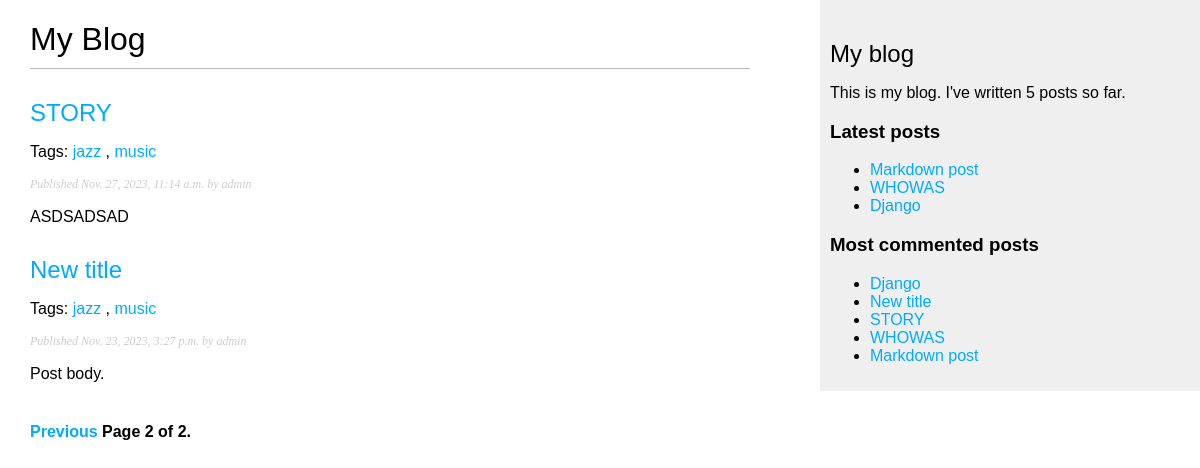
Screenshot of /blog/?page=2 with the database file from the repository.
### blog/models.py (models this page shows, shortened)
class Post(models.Model):
    class Status(models.TextChoices):
        DRAFT = 'DF', 'Draft'
        PUBLISHED = 'PB', 'Published'
    title = models.CharField(max_length=250)
    slug = models.SlugField(max_length=250,
                            unique_for_date='publish')
    author = models.ForeignKey(User,
                               on_delete=models.CASCADE,
                               related_name='blog_posts')
    body = models.TextField()
    publish = models.DateTimeField(default=timezone.now)
    created = models.DateTimeField(auto_now_add=True)
    updated = models.DateTimeField(auto_now=True)
    status = models.CharField(max_length=2,
                              choices=Status.choices,
                              default=Status.DRAFT)
    objects = models.Manager()
    published = PublishedManager()
    tags = TaggableManager()
    class Meta:
        ordering = ['-publish']
        indexes = [
            models.Index(fields=['-publish']),
        ]
    def get_absolute_url(self):
        return reverse('blog:post_detail',
                       args=[self.publish.year,
                             self.publish.month,
                             self.publish.day,
                             self.slug])

### blog/views.py (the view)
# urls.py: path('', views.post_list, name='post_list'),
def post_list(request, tag_slug=None):
    post_list_ = Post.published.all()
    tag = None
    if tag_slug:
        tag = get_object_or_404(Tag, slug=tag_slug)
        post_list_ = post_list_.filter(tags__in=[tag])
    paginator_ = Paginator(post_list_, 3)
    page_number = request.GET.get('page', 1)
    try:
        posts = paginator_.page(page_number)
    except PageNotAnInteger:
        posts = paginator_.page(1)
    except EmptyPage:
        posts = paginator_.page(paginator_.num_pages)
    return render(request, 'blog/post/list.html', {'posts': posts, 'tag': tag})

### blog/models.py (called while the page is built)
    def get_queryset(self):
        return super().get_queryset().filter(status=Post.Status.PUBLISHED)

### blog/templatetags/blog_tags.py (called while the page is built)
@register.filter(name='markdown')
def markdown_format(text):
    return mark_safe(markdown.markdown(text))

@register.simple_tag
def get_most_commented_posts(count=5):
    return Post.published.annotate(
        total_comments=Count('comments')
    ).order_by('-total_comments')[:count]

@register.inclusion_tag('blog/post/latest_posts.html')
def show_latest_posts(count=5):
    latest_posts = Post.published.order_by('-publish')[:count]
    return {'latest_posts': latest_posts}

@register.simple_tag
def total_posts():
    return Post.published.count()

### templates/blog/post/list.html (shortened to what this page needs)
{%  extends "blog/base.html" %}
{% load blog_tags %}
{% block content %}
    <h1>My Blog</h1>
    {%  for post in posts %}
        <h2>
            <a href="{{ post.get_absolute_url }}">
                {{ post.title }}
            </a>
        </h2>
        <p class="tags">
            Tags:
            {% for tag in post.tags.all %}
                <a href="{% url "blog:post_list_by_tag" tag.slug %}">
                    {{ tag.name }}
                </a>
                {% if not forloop.last %}, {% endif %}
            {% endfor %}
        </p>
        <p class="date">
            Published {{ post.publish }} by {{ post.author }}
        </p>
         {{ post.body|markdown|truncatewords_html:30 }}
    {% endfor %}
    {% include 'pagination.html' with page=posts %}
{% endblock %}

### templates/blog/base.html (shortened to what this page needs)
{% load blog_tags %}
{% load static %}
<!DOCTYPE html>
<html lang='en'>
<head>
    <link href='{% static 'css/blog.css' %}' rel='stylesheet'>
</head>
<body>
    <div id='content'>
        {% block content %}
        {% endblock %}
    </div>
    <div id='sidebar'>
        <h2>My blog</h2>
        <p>This is my blog. I've written {% total_posts %} posts so far.</p>
        <h3>Latest posts</h3>
        {% show_latest_posts 3 %}
        <h3>Most commented posts</h3>
        {% get_most_commented_posts as most_commented_posts %}
        <ul>
            {% for post in most_commented_posts %}
            <li>
                <a href="{{ post.get_absolute_url }}">{{ post.title }}</a>
            </li>
            {% endfor %}
        </ul>
    </div>
</body>
</html>

### templates/blog/post/latest_posts.html
<ul>
    {% for post in latest_posts %}
        <li>
            <a href="{{ post.get_absolute_url }}">{{ post.title }}</a>
        </li>
    {% endfor %}
</ul>

### blog/static/css/blog.css (style rules this page uses)
body { margin:0; padding:0; font-family:helvetica, sans-serif; }
a { color:#00abff; text-decoration:none; }
h1 { font-weight:normal; border-bottom:1px solid #bbb; padding:0 0 10px 0; }
h2 { font-weight:normal; margin:30px 0 0; }
#content { float:left; width:60%; padding:0 0 0 30px; }
#sidebar { float:right; width:30%; padding:10px; background:#efefef; height:100%; }
p.date { color:#ccc; font-family: georgia, serif; font-size: 12px; font-style: italic; }

### rows the page displays
Post: title "STORY", publish "Nov. 27, 2023, 11:14 a.m.", author "admin", body "ASDSADSAD"
Tag: name "jazz"
Tag: name "music"
Post: title "New title", publish "Nov. 23, 2023, 3:27 p.m.", author "admin", body "Post body."
Post: title "Markdown post"
Post: title "WHOWAS"
Post: title "Django"

### other values shown
{{ page.number }} "2"
{{ page.paginator.num_pages }} "2"
